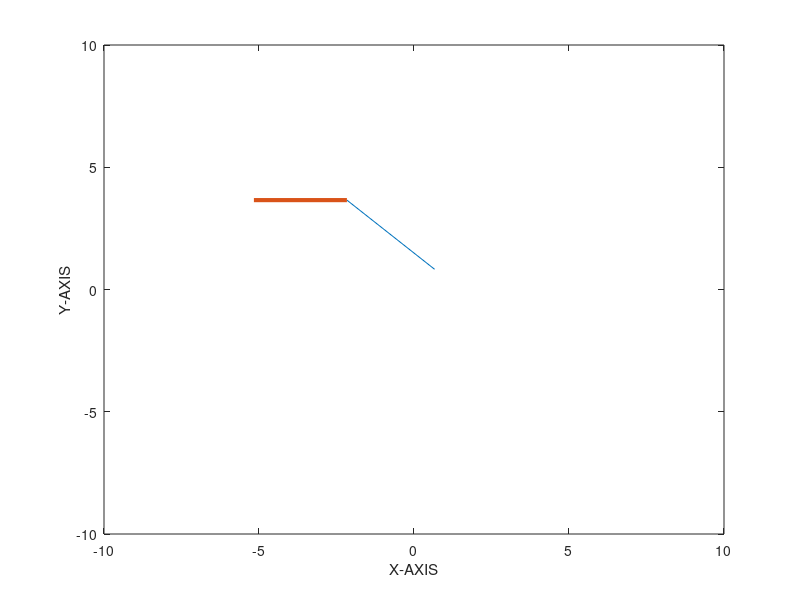

Reproduce this figure in MATLAB. (Note: this script raises an error after producing the figure.)
%input variables
L1= 4; %length of first link
L2= 3; %length of second link
x0 = rand; %X-Coordinate of the first revolute joint 
y0 = rand; %Y-Coordinate of the first revolute joint
%the angle that second link makes with X-axis ranges from 0 deg to 180 deg
theta1 = linspace(45,135,10); %total 10 angles in the range of theta1
%the angle that second link makes with X-axis ranges from 0 deg to 180 deg
theta2 = linspace(0,180,30); %total 30 angles in the range of theta2
ct=1; %ct denotes each frame/configuration of the robotic arm
%for each of the 10 angles of theta1, there are 30 angles of theta2
for i=1:length(theta1)
    THETA1=theta1(i); %varying the values of theta1
    for j=1:length(theta2)
        THETA2=theta2(j); %varying the values of theta2
        %coordinates of the second revolute joint
        x1 = x0 + L1*cosd(THETA1); %X-Coordinate
        y1 = y0 + L1*sind(THETA1); %Y-Coordinate
        %coordinates of the manipulator
        x2 = x1 + L2*cosd(THETA2); %X-Coordinate
        y2 = y1 + L2*sind(THETA2); %Y-Coordinate
        %plotting the link coordinates
        plot([x0 x1],[y0 y1],[x1 x2],[y1 y2], 'linewidth', 3)
        axis([-10 10 -10 10])
        pause(0.05)
        xlabel('X-AXIS')
        ylabel('Y-AXIS')
        %introducing an array containing all the frames (ct) of the arm
        M(ct) = getframe(gcf)
        ct = ct+1; %moving onto the next frame/configuration after each loop
    end
end
%introducing a video file with name and type of file
videofile = VideoWriter('forward-kiematics of 2R Robot.avi', 'Uncompressed AVI')
%opening , writing and closing the video file
open(videofile) %opening the video file
writeVideo(videofile,M) %writing the frames array into the video file
close(videofile) %closing the videofile
        